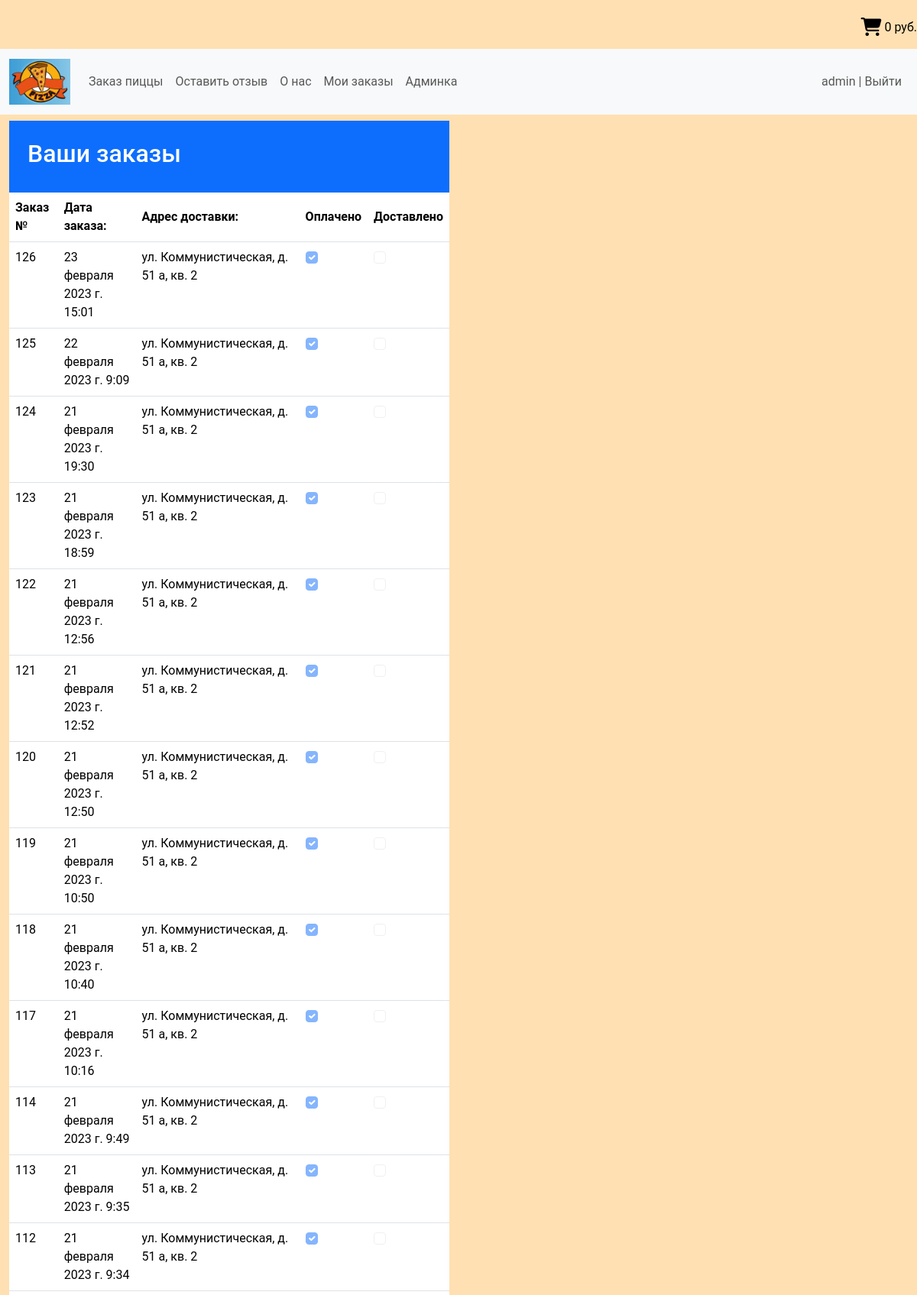
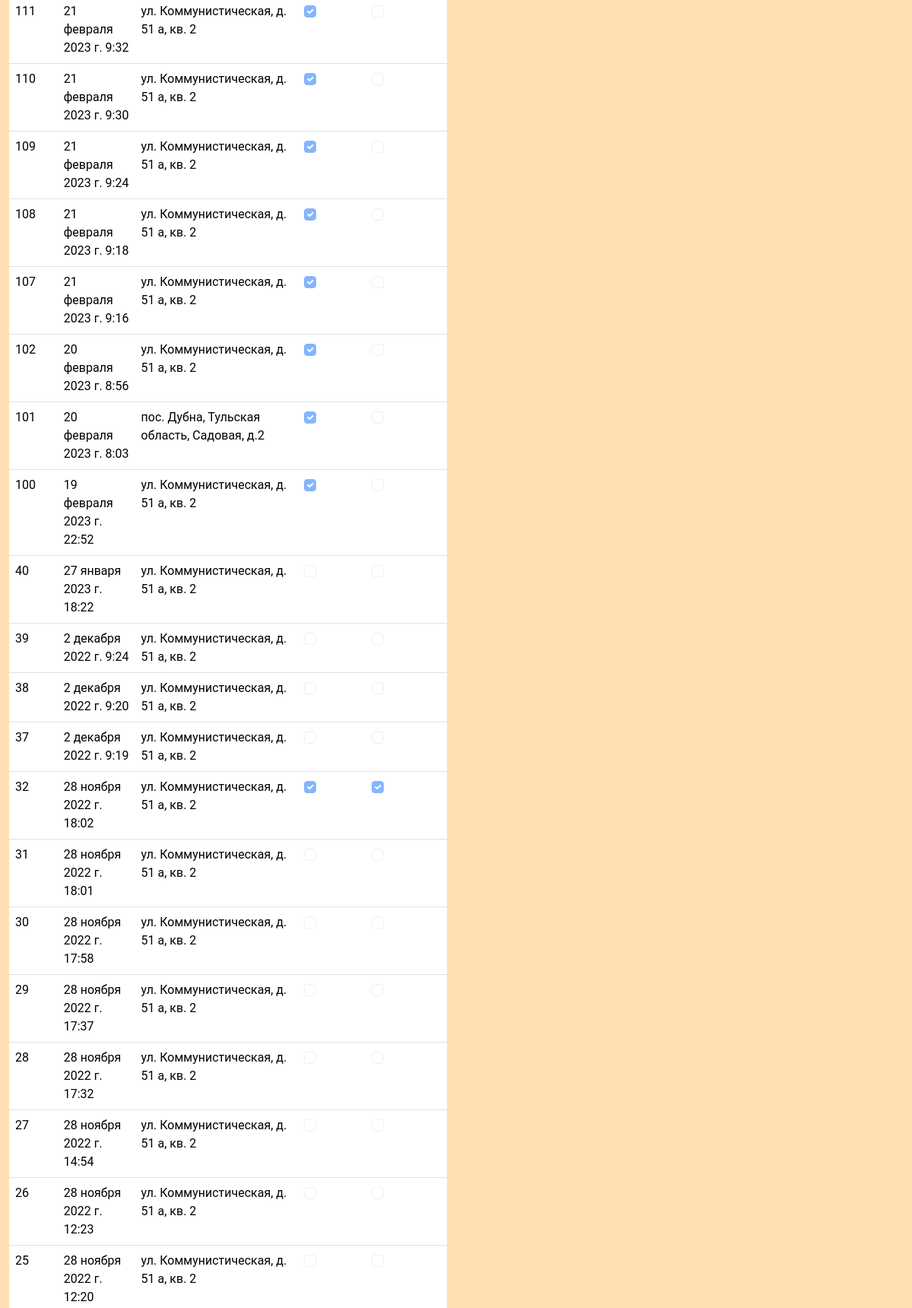
Page /orders/myorders/ (signed in, upper part) on the committed database (2 pictures, top to bottom).
### orders/models.py (models this page shows, shortened)
class Order(models.Model):
    first_name = models.CharField(max_length=50, verbose_name='Имя')
    last_name = models.CharField(max_length=50, verbose_name='Фамилия')
    email = models.EmailField(verbose_name='e-mail')
    address = models.CharField(max_length=250, verbose_name='Адрес доставки')
    postal_code = models.CharField(max_length=20, verbose_name='Почтовый индекс', blank=True)
    city = models.CharField(max_length=100, verbose_name='Город', blank=True)
    created = models.DateTimeField(auto_now_add=True, verbose_name='Заказ создан')
    updated = models.DateTimeField(auto_now=True, verbose_name='Заказ дополнен')
    paid = models.BooleanField(default=False, verbose_name='Оплачено')
    username = models.CharField(max_length=50, default='admin', verbose_name='Логин')
    delivered = models.BooleanField(default=False, verbose_name='Доставлен')
    total_amount = models.DecimalField(max_digits=10, decimal_places=2, verbose_name='Общая сумма заказа', null=True,
                                     default=0)
    phone = models.CharField(max_length=20, verbose_name='Телефон заказчика', null=True, default="")
    class Meta:
        ordering = ('-created',)

### orders/views.py (the view)
# urls.py: path('myorders/', views.my_orders.as_view(), name='my_orders'),
class my_orders(ListView):
    model = Order
    template_name = 'orders/my_orders.html'
    context_object_name = 'users_orders'    # как данные будут называться в html
    def get_context_data(self, *, object_list=None, **kwargs):
        context = super().get_context_data(**kwargs)    # получаем уже сформированный контекст
        context['user1'] = self.request.user
        context['title'] = 'Ваши заказы'
        return context
    def get_queryset(self):
        username_ = self.request.user
        return Order.objects.filter(username=username_)

### cart/cart.py (called while the page is built)
    def __len__(self):
        return sum(item['quantity'] for item in self.cart.values())

### cart/context_processors.py (called while the page is built)
def cart(request):
    return {'cart': Cart(request)}

### orders/templates/orders/my_orders.html (shortened to what this page needs)
{% extends 'base.html' %}
{% block content %}
    <div class="container-fluid">
        <div class="row">
            <div class = "col-xl-6 col-lg-9 col-md-12 col-sm-12">
                <div class="text-bg-primary p-4">
                    <h2>Ваши заказы</h2>
                </div>
                <table class="table">
                    <thead>
                        <tr>
                          <th scope="col">Заказ №</th>
                          <th scope="col">Дата заказа:</th>
                          <th scope="col">Адрес доставки:</th>
                          <th scope="col">Оплачено</th>
                          <th scope="col">Доставлено</th>
                        </tr>
                    </thead>
                    <tbody>
                        {% for item in users_orders %}
                            <tr>
                                <td> {{ item.pk }} </td>
                                <td> {{ item.created }} </td>
                                <td> {{ item.address }} </td>
                                <td>
                                    <div class="form-check">
                                        {% if item.paid %}
                                            <input class="form-check-input" type="checkbox" value="" checked disabled>
                                        {% else %}
                                            <input class="form-check-input" type="checkbox" value="" disabled>
                                        {% endif %}
                                    </div>
                                </td>
                                <td>
                                    <div class="form-check">
                                        {% if item.delivered %}
                                            <input class="form-check-input" type="checkbox" value="" checked disabled>
                                        {% else %}
                                            <input class="form-check-input" type="checkbox" value="" disabled>
                                        {% endif %}
                                    </div>
                                </td>
                            </tr>
                        {% endfor %}
                    </tbody>
                </table>
            </div>
        </div>
    </div>
{% endblock %}

### templates/inc/_nav.html (shortened to what this page needs)
 <nav class="navbar navbar-expand-lg bg-light">
  <div class="container-fluid">
    <a class="navbar-brand" href="{% url 'home' %}" ><img src={{os.path}}"/media/photos/Logo.jpg" width=100% height="60px" alt="Пиццерия 4 сыра"></a>
    <div class="collapse navbar-collapse" id="navbarSupportedContent">
      <ul class="navbar-nav me-auto mb-2 mb-lg-0">
        <li class="nav-item"> <a class="nav-link" aria-current="page" href="{% url 'list' %}">Заказ пиццы</a> </li>
        <li class="nav-item"> <a class="nav-link" href="{% url 'add_feedback' %}">Оставить отзыв</a> </li>
        <li class="nav-item"> <a class="nav-link" href="{% url 'contacts' %}">О нас</a> </li>
        {% if request.user.is_authenticated %}
          <li class="nav-item"> <a class="nav-link" href="{% url 'my_orders' %}">Мои заказы</a> </li>
          {% if request.user.username == 'admin' %}
            <li class="nav-item"> <a class="nav-link" href="/admin/">Админка</a> </li>
          {% endif %}
        {% endif %}
      </ul>
      <ul class="navbar-nav ms-auto mb-2 mb-lg-0">
        {% if request.user.is_authenticated %}
          <li class="nav-item"> <a class="nav-link" href="{% url 'logout' %}">{{user.username}} | Выйти</a></li>
        {% else %}
          <li class="nav-item"> <a class="nav-link" href="{% url 'login' %}">Войти</a> </li>
          <li class="nav-item"> <a class="nav-link" href="{% url 'register' %}">Регистрация</a> </li>
        {% endif %}
      </ul>
    </div>
  </div>
</nav>

### mypizza/static/css/style.css (style rules this page uses)
html { font-size:16px; }
body { font-family: 'Roboto', sans-serif; background-color: #ffe0b2; font-size:16px; font-weight:400; color:#000; min-weight:320px; }
img { max-width: 100%; max-height:100%; }
.table th { vertical-align: middle; }

### rows in the picture
Order: pk "126", created "23 февраля 2023 г. 15:01", address "ул. Коммунистическая, д. 51 а, кв. 2"
Order: pk "125", created "22 февраля 2023 г. 9:09", address "ул. Коммунистическая, д. 51 а, кв. 2"
Order: pk "124", created "21 февраля 2023 г. 19:30", address "ул. Коммунистическая, д. 51 а, кв. 2"
Order: pk "123", created "21 февраля 2023 г. 18:59", address "ул. Коммунистическая, д. 51 а, кв. 2"
Order: pk "122", created "21 февраля 2023 г. 12:56", address "ул. Коммунистическая, д. 51 а, кв. 2"
Order: pk "121", created "21 февраля 2023 г. 12:52", address "ул. Коммунистическая, д. 51 а, кв. 2"
Order: pk "120", created "21 февраля 2023 г. 12:50", address "ул. Коммунистическая, д. 51 а, кв. 2"
Order: pk "119", created "21 февраля 2023 г. 10:50", address "ул. Коммунистическая, д. 51 а, кв. 2"
Order: pk "118", created "21 февраля 2023 г. 10:40", address "ул. Коммунистическая, д. 51 а, кв. 2"
Order: pk "117", created "21 февраля 2023 г. 10:16", address "ул. Коммунистическая, д. 51 а, кв. 2"
Order: pk "114", created "21 февраля 2023 г. 9:49", address "ул. Коммунистическая, д. 51 а, кв. 2"
Order: pk "113", created "21 февраля 2023 г. 9:35", address "ул. Коммунистическая, д. 51 а, кв. 2"
Order: pk "112", created "21 февраля 2023 г. 9:34", address "ул. Коммунистическая, д. 51 а, кв. 2"
Order: pk "111", created "21 февраля 2023 г. 9:32", address "ул. Коммунистическая, д. 51 а, кв. 2"
Order: pk "110", created "21 февраля 2023 г. 9:30", address "ул. Коммунистическая, д. 51 а, кв. 2"
Order: pk "109", created "21 февраля 2023 г. 9:24", address "ул. Коммунистическая, д. 51 а, кв. 2"
Order: pk "108", created "21 февраля 2023 г. 9:18", address "ул. Коммунистическая, д. 51 а, кв. 2"
Order: pk "107", created "21 февраля 2023 г. 9:16", address "ул. Коммунистическая, д. 51 а, кв. 2"
Order: pk "102", created "20 февраля 2023 г. 8:56", address "ул. Коммунистическая, д. 51 а, кв. 2"
Order: pk "101", created "20 февраля 2023 г. 8:03", address "пос. Дубна, Тульская область, Садовая, д.2"
Order: pk "100", created "19 февраля 2023 г. 22:52", address "ул. Коммунистическая, д. 51 а, кв. 2"
Order: pk "40", created "27 января 2023 г. 18:22", address "ул. Коммунистическая, д. 51 а, кв. 2"
Order: pk "39", created "2 декабря 2022 г. 9:24", address "ул. Коммунистическая, д. 51 а, кв. 2"
Order: pk "38", created "2 декабря 2022 г. 9:20", address "ул. Коммунистическая, д. 51 а, кв. 2"
Order: pk "37", created "2 декабря 2022 г. 9:19", address "ул. Коммунистическая, д. 51 а, кв. 2"
Order: pk "32", created "28 ноября 2022 г. 18:02", address "ул. Коммунистическая, д. 51 а, кв. 2"
Order: pk "31", created "28 ноября 2022 г. 18:01", address "ул. Коммунистическая, д. 51 а, кв. 2"
Order: pk "30", created "28 ноября 2022 г. 17:58", address "ул. Коммунистическая, д. 51 а, кв. 2"
Order: pk "29", created "28 ноября 2022 г. 17:37", address "ул. Коммунистическая, д. 51 а, кв. 2"
Order: pk "28", created "28 ноября 2022 г. 17:32", address "ул. Коммунистическая, д. 51 а, кв. 2"
Order: pk "27", created "28 ноября 2022 г. 14:54", address "ул. Коммунистическая, д. 51 а, кв. 2"
Order: pk "26", created "28 ноября 2022 г. 12:23", address "ул. Коммунистическая, д. 51 а, кв. 2"
Order: pk "25", created "28 ноября 2022 г. 12:20", address "ул. Коммунистическая, д. 51 а, кв. 2"

### other values in the picture
{{ user.username }} "admin"
